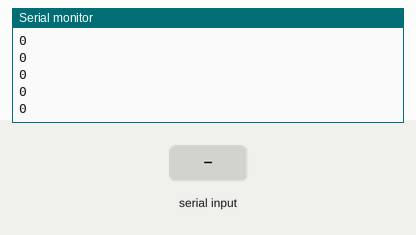
This sketch was run on a simulated Arduino Uno, built with avr-gcc and run on an emulated ATmega328P. Parts: the last lines printed to the serial monitor. The inputs (shaded band) are chosen by the test bench.

Above: at 1.2 s.
1.3 s: "90,45\n" received over Serial
At 3.3 s:
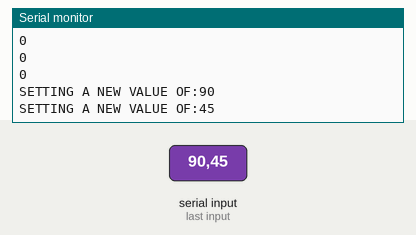
3.8 s: "30,150\n" received over Serial
At 5.2 s:
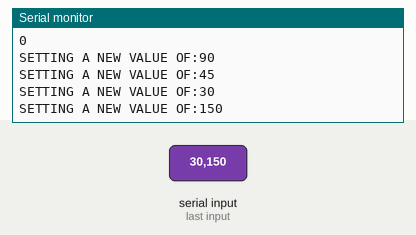
Timing chart, 0 to 6.8 s (numbered marks = the images above; inputs shaded):
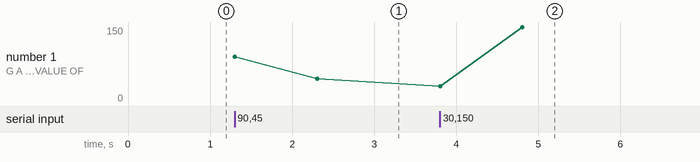

Measured:
- after the input at 1.3 s, the serial monitor: prints a new line at once (image 1)
- after the input at 3.8 s, the serial monitor: prints a new line at once (image 2)

The sketch:

Rpm_sketch.ino
```cpp
int input_rpm;

void setup() {

Serial.begin(9600);
input_rpm = 0;

}

void loop() {

  if (Serial.available() == 0) {    //Checks if input field has no value

    Serial.println(input_rpm);      //input_rpm remains unchanged
    delay(100);
  }

  else {                        //input field has a value
    input_rpm = Serial.parseInt();    //Changes input_rpm
    Serial.print("SETTING A NEW VALUE OF:");
    Serial.println(input_rpm);
    delay(1000);
  }

  /* Calculate rpm from sensor value - Work in Progress
    The sensor will return a Bool value each time the light reaches the sensor
    Measure the time taken for the value to change from 1 to 0.
    This time is equivalent to 1/4 of a revolution.
    Convert to rpm using sensor_rpm = 60/(4*time) = 15/time
  */

  int set_rpm = input_rpm;
  /*Compare set_rpm to rpm from sensor. - Work in Progress
    If sensor_rpm < set_rpm --> speed of motor should increase.
    elif sensor_rpm > set_rpm --> decrease.
    else --> Speed remains unchanged
    */

}
```
